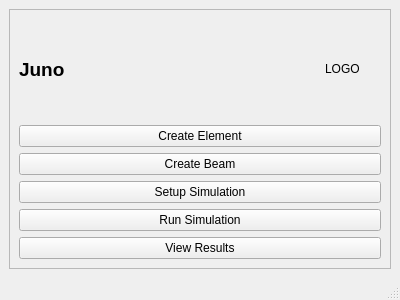
<?xml version="1.0" encoding="UTF-8"?>
<ui version="4.0">
 <class>MainWindow</class>
 <widget class="QMainWindow" name="MainWindow">
  <property name="geometry">
   <rect>
    <x>0</x>
    <y>0</y>
    <width>400</width>
    <height>300</height>
   </rect>
  </property>
  <property name="minimumSize">
   <size>
    <width>400</width>
    <height>0</height>
   </size>
  </property>
  <property name="maximumSize">
   <size>
    <width>16777215</width>
    <height>300</height>
   </size>
  </property>
  <property name="windowTitle">
   <string>MainWindow</string>
  </property>
  <widget class="QWidget" name="centralwidget">
   <layout class="QGridLayout" name="gridLayout">
    <item row="0" column="0">
     <widget class="QFrame" name="frame">
      <property name="frameShape">
       <enum>QFrame::StyledPanel</enum>
      </property>
      <property name="frameShadow">
       <enum>QFrame::Raised</enum>
      </property>
      <layout class="QGridLayout" name="gridLayout_2">
       <item row="0" column="1">
        <spacer name="horizontalSpacer">
         <property name="orientation">
          <enum>Qt::Horizontal</enum>
         </property>
         <property name="sizeHint" stdset="0">
          <size>
           <width>40</width>
           <height>20</height>
          </size>
         </property>
        </spacer>
       </item>
       <item row="2" column="0" colspan="4">
        <widget class="QPushButton" name="pushButton_create_beam">
         <property name="text">
          <string>Create Beam</string>
         </property>
        </widget>
       </item>
       <item row="5" column="0" colspan="4">
        <widget class="QPushButton" name="pushButton_view_results">
         <property name="text">
          <string>View Results</string>
         </property>
        </widget>
       </item>
       <item row="1" column="0" colspan="4">
        <widget class="QPushButton" name="pushButton_create_element">
         <property name="text">
          <string>Create Element</string>
         </property>
        </widget>
       </item>
       <item row="3" column="0" colspan="4">
        <widget class="QPushButton" name="pushButton_setup_sim">
         <property name="text">
          <string>Setup Simulation</string>
         </property>
        </widget>
       </item>
       <item row="0" column="0">
        <widget class="QLabel" name="label_title">
         <property name="font">
          <font>
           <pointsize>14</pointsize>
           <weight>75</weight>
           <bold>true</bold>
          </font>
         </property>
         <property name="text">
          <string>Juno</string>
         </property>
        </widget>
       </item>
       <item row="4" column="0" colspan="4">
        <widget class="QPushButton" name="pushButton_run_simulation">
         <property name="text">
          <string>Run Simulation</string>
         </property>
        </widget>
       </item>
       <item row="0" column="2">
        <widget class="QLabel" name="label_logo">
         <property name="minimumSize">
          <size>
           <width>50</width>
           <height>50</height>
          </size>
         </property>
         <property name="text">
          <string>LOGO</string>
         </property>
        </widget>
       </item>
      </layout>
     </widget>
    </item>
   </layout>
  </widget>
  <widget class="QMenuBar" name="menubar">
   <property name="geometry">
    <rect>
     <x>0</x>
     <y>0</y>
     <width>400</width>
     <height>21</height>
    </rect>
   </property>
  </widget>
  <widget class="QStatusBar" name="statusbar"/>
 </widget>
 <resources/>
 <connections/>
</ui>
